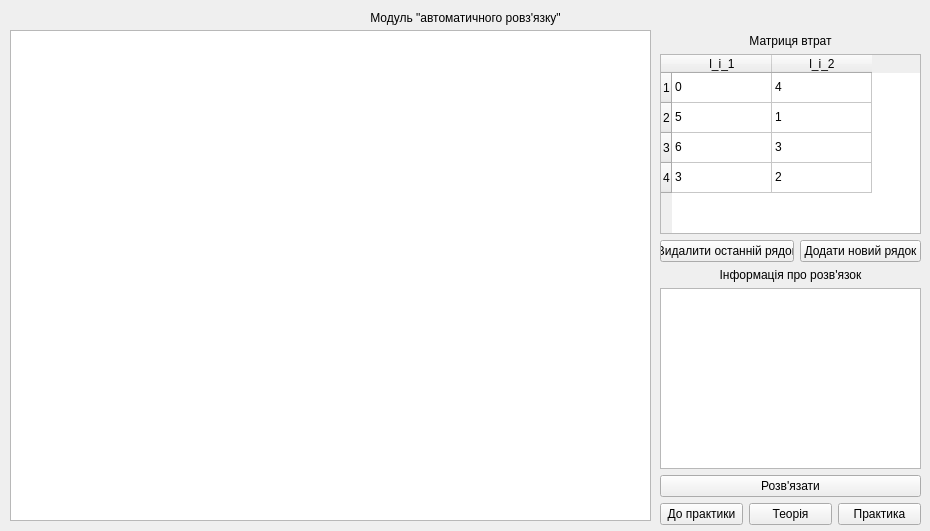
<?xml version="1.0" encoding="UTF-8"?>
<ui version="4.0">
 <class>SolverWidget</class>
 <widget class="QWidget" name="SolverWidget">
  <property name="geometry">
   <rect>
    <x>0</x>
    <y>0</y>
    <width>930</width>
    <height>531</height>
   </rect>
  </property>
  <property name="windowTitle">
   <string>Form</string>
  </property>
  <widget class="QtCharts::QChartView" name="chartsView">
   <property name="geometry">
    <rect>
     <x>10</x>
     <y>30</y>
     <width>641</width>
     <height>491</height>
    </rect>
   </property>
   <property name="sizePolicy">
    <sizepolicy hsizetype="Expanding" vsizetype="Expanding">
     <horstretch>2</horstretch>
     <verstretch>0</verstretch>
    </sizepolicy>
   </property>
  </widget>
  <widget class="QWidget" name="layoutWidget">
   <property name="geometry">
    <rect>
     <x>660</x>
     <y>34</y>
     <width>261</width>
     <height>491</height>
    </rect>
   </property>
   <layout class="QVBoxLayout" name="layout_matrixItems">
    <item>
     <widget class="QLabel" name="label_paymentMatrix">
      <property name="text">
       <string>Матриця втрат</string>
      </property>
      <property name="alignment">
       <set>Qt::AlignCenter</set>
      </property>
     </widget>
    </item>
    <item>
     <widget class="QTableWidget" name="table_matrixItems">
      <property name="rowCount">
       <number>4</number>
      </property>
      <property name="columnCount">
       <number>2</number>
      </property>
      <row/>
      <row/>
      <row/>
      <row/>
      <column>
       <property name="text">
        <string>l_i_1</string>
       </property>
      </column>
      <column>
       <property name="text">
        <string>l_i_2</string>
       </property>
      </column>
      <item row="0" column="0">
       <property name="text">
        <string>0</string>
       </property>
      </item>
      <item row="0" column="1">
       <property name="text">
        <string>4</string>
       </property>
      </item>
      <item row="1" column="0">
       <property name="text">
        <string>5</string>
       </property>
      </item>
      <item row="1" column="1">
       <property name="text">
        <string>1</string>
       </property>
      </item>
      <item row="2" column="0">
       <property name="text">
        <string>6</string>
       </property>
      </item>
      <item row="2" column="1">
       <property name="text">
        <string>3</string>
       </property>
      </item>
      <item row="3" column="0">
       <property name="text">
        <string>3</string>
       </property>
      </item>
      <item row="3" column="1">
       <property name="text">
        <string>2</string>
       </property>
      </item>
     </widget>
    </item>
    <item>
     <layout class="QHBoxLayout" name="layout_buttons_inc_dec_matrixItems">
      <item>
       <widget class="QPushButton" name="button_decreaseMatrixItems">
        <property name="text">
         <string>Видалити останній рядок</string>
        </property>
       </widget>
      </item>
      <item>
       <widget class="QPushButton" name="button_increaseMatrixItems">
        <property name="text">
         <string>Додати новий рядок</string>
        </property>
       </widget>
      </item>
     </layout>
    </item>
    <item>
     <widget class="QLabel" name="label_solutionLog">
      <property name="text">
       <string>Інформація про розв'язок</string>
      </property>
      <property name="alignment">
       <set>Qt::AlignCenter</set>
      </property>
     </widget>
    </item>
    <item>
     <widget class="QTextBrowser" name="text_solutionLog">
      <property name="html">
       <string>&lt;!DOCTYPE HTML PUBLIC &quot;-//W3C//DTD HTML 4.0//EN&quot; &quot;http://www.w3.org/TR/REC-html40/strict.dtd&quot;&gt;
&lt;html&gt;&lt;head&gt;&lt;meta name=&quot;qrichtext&quot; content=&quot;1&quot; /&gt;&lt;style type=&quot;text/css&quot;&gt;
p, li { white-space: pre-wrap; }
&lt;/style&gt;&lt;/head&gt;&lt;body style=&quot; font-family:'MS Shell Dlg 2'; font-size:8.25pt; font-weight:400; font-style:normal;&quot;&gt;
&lt;p style=&quot;-qt-paragraph-type:empty; margin-top:0px; margin-bottom:0px; margin-left:0px; margin-right:0px; -qt-block-indent:0; text-indent:0px; font-size:8pt;&quot;&gt;&lt;br /&gt;&lt;/p&gt;&lt;/body&gt;&lt;/html&gt;</string>
      </property>
     </widget>
    </item>
    <item>
     <widget class="QPushButton" name="button_doSolve">
      <property name="text">
       <string>Розв'язати</string>
      </property>
     </widget>
    </item>
    <item>
     <layout class="QHBoxLayout" name="layout_buttons_redirect">
      <item>
       <widget class="QPushButton" name="button_backToPractice">
        <property name="text">
         <string>До практики</string>
        </property>
       </widget>
      </item>
      <item>
       <widget class="QPushButton" name="button_toTheory">
        <property name="text">
         <string>Теорія</string>
        </property>
       </widget>
      </item>
      <item>
       <widget class="QPushButton" name="button_toPractice">
        <property name="text">
         <string>Практика</string>
        </property>
       </widget>
      </item>
     </layout>
    </item>
   </layout>
  </widget>
  <widget class="QLabel" name="label">
   <property name="geometry">
    <rect>
     <x>10</x>
     <y>10</y>
     <width>911</width>
     <height>16</height>
    </rect>
   </property>
   <property name="text">
    <string>Модуль &quot;автоматичного ровз'язку&quot;</string>
   </property>
   <property name="alignment">
    <set>Qt::AlignCenter</set>
   </property>
  </widget>
 </widget>
 <customwidgets>
  <customwidget>
   <class>QtCharts::QChartView</class>
   <extends>QGraphicsView</extends>
   <header location="global">QChartView</header>
  </customwidget>
 </customwidgets>
 <resources/>
 <connections/>
</ui>
